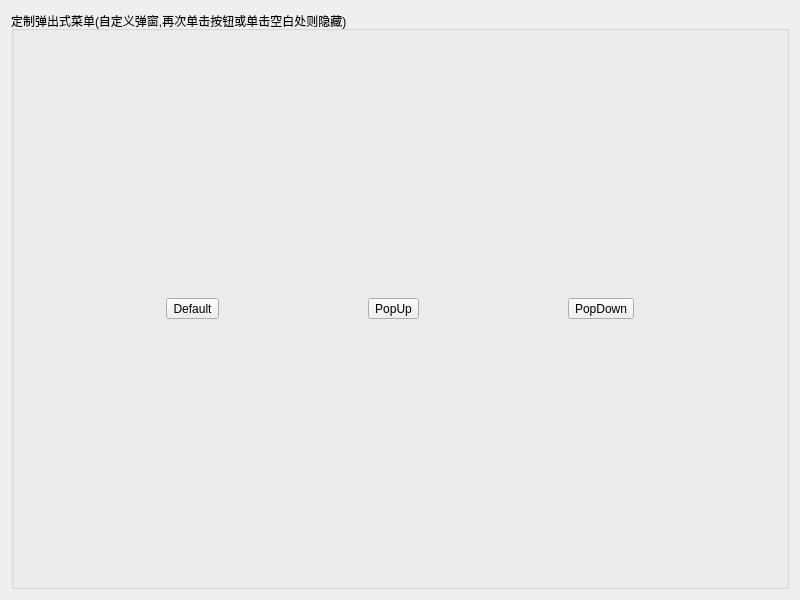
<?xml version="1.0" encoding="UTF-8"?>
<ui version="4.0">
 <class>Dialog</class>
 <widget class="QDialog" name="Dialog">
  <property name="geometry">
   <rect>
    <x>0</x>
    <y>0</y>
    <width>800</width>
    <height>600</height>
   </rect>
  </property>
  <property name="windowTitle">
   <string>Dialog</string>
  </property>
  <layout class="QVBoxLayout" name="verticalLayout">
   <item>
    <widget class="QGroupBox" name="groupBox">
     <property name="title">
      <string>定制弹出式菜单(自定义弹窗,再次单击按钮或单击空白处则隐藏)</string>
     </property>
     <layout class="QHBoxLayout" name="horizontalLayout_2">
      <item>
       <widget class="QToolButton" name="toolButton_Default">
        <property name="text">
         <string>Default</string>
        </property>
       </widget>
      </item>
      <item>
       <widget class="QToolButton" name="toolButton_Up">
        <property name="text">
         <string>PopUp</string>
        </property>
       </widget>
      </item>
      <item>
       <widget class="QToolButton" name="toolButton_Down">
        <property name="text">
         <string>PopDown</string>
        </property>
       </widget>
      </item>
     </layout>
    </widget>
   </item>
  </layout>
 </widget>
 <resources/>
 <connections/>
</ui>
